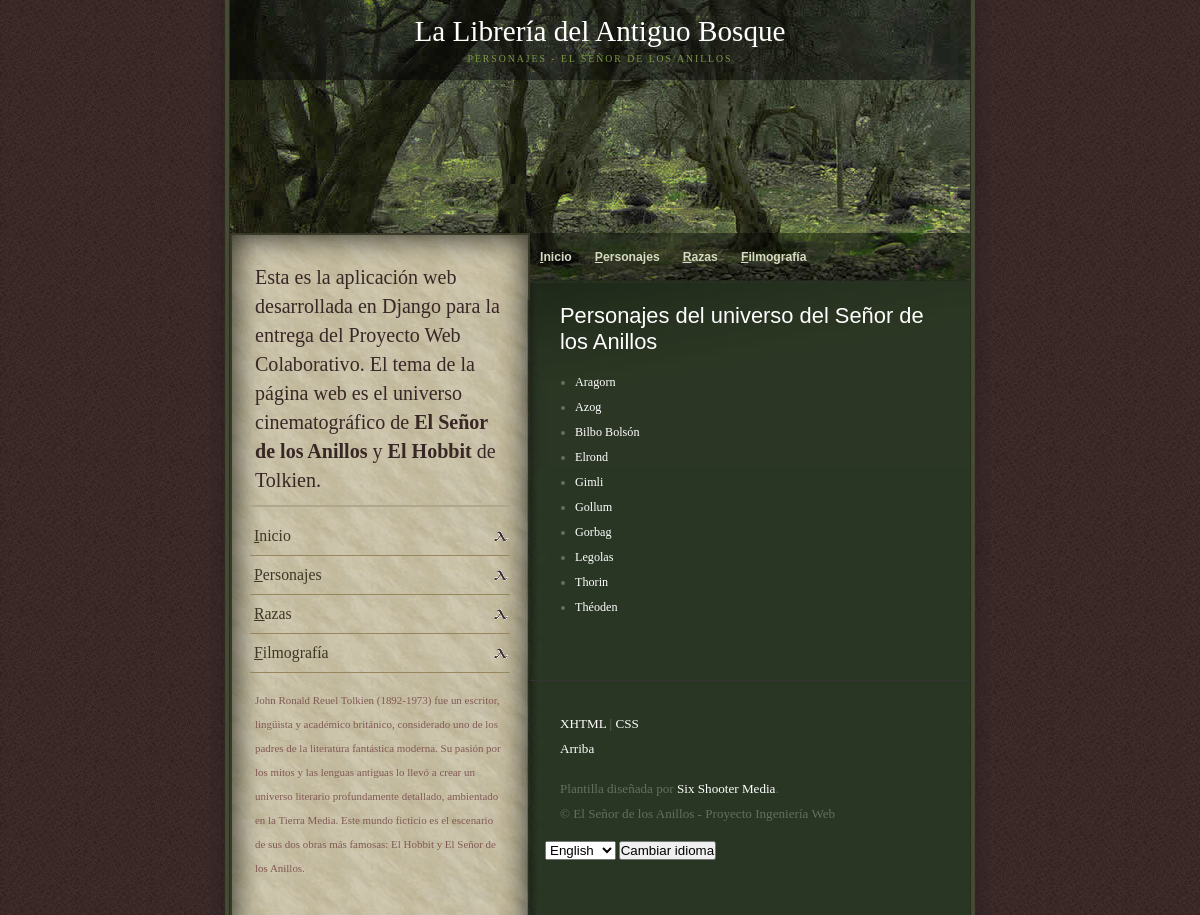
The app's page /es/personajes/, older data.
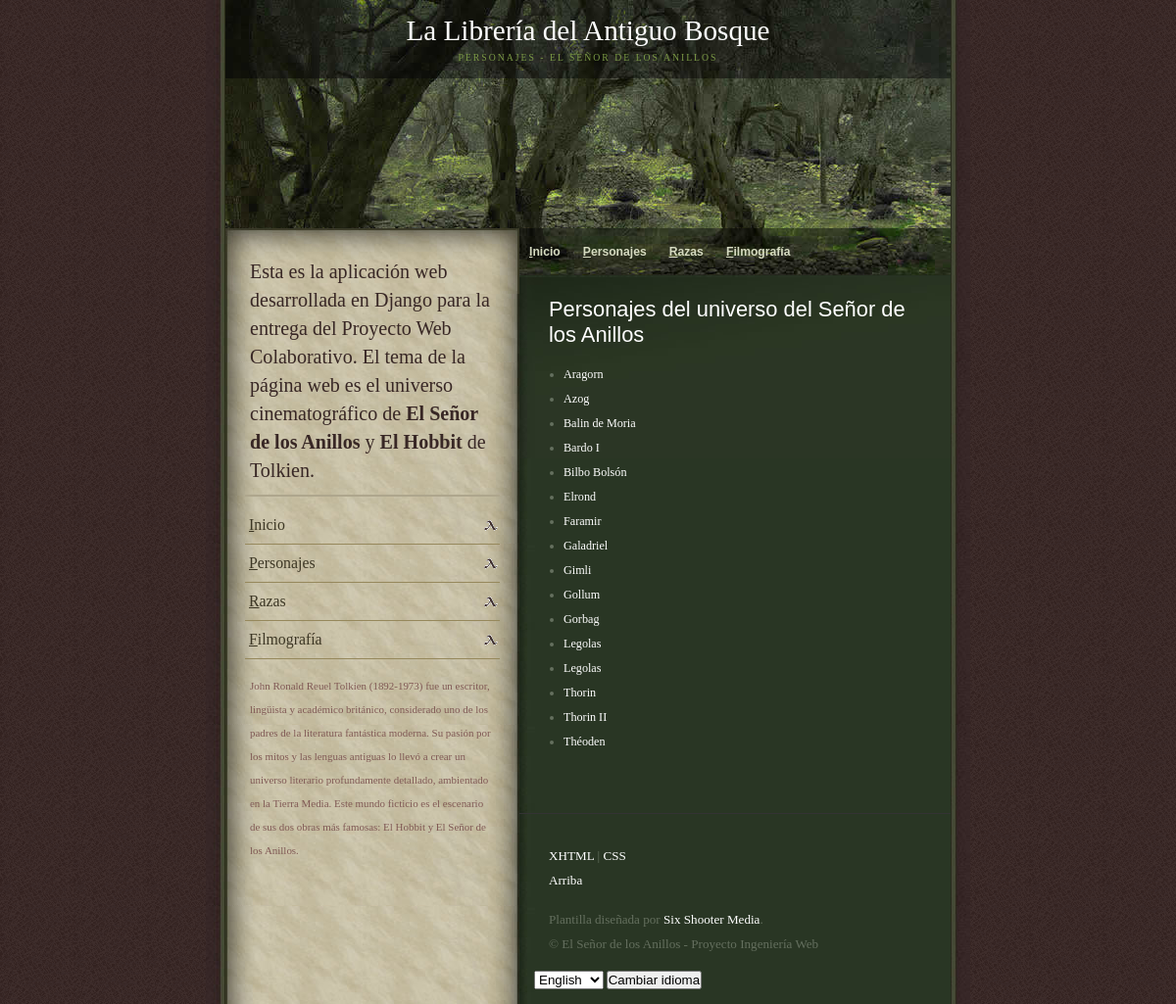
The same page, newer data.
### appIngenieriaWebProyectoColaborativo/models.py (models this page shows, shortened)
class Personaje(models.Model):
    raza = models.ForeignKey(Raza, on_delete=models.CASCADE)
    subRaza = models.ForeignKey(SubRaza, on_delete=models.CASCADE, null=True, blank=True)
    nombre = models.CharField(max_length=40)
    genero = models.CharField(max_length=50)
    estatura = models.FloatField(default=1.80)
    edadTierra = models.CharField(max_length=50)
    fecha_nacimiento = models.DateField()
    fecha_muerte = models.DateField(null=True, blank=True)
    peliculas = models.ManyToManyField(Pelicula)

### appIngenieriaWebProyectoColaborativo/views.py (the view)
# urls.py: path('personajes/', PersonajeListView.as_view(), name='personajes'),
class PersonajeListView(ListView):
    model = Personaje
    template_name = 'index_personajes.html'
    context_object_name = 'lista_personajes'
    queryset = Personaje.objects.order_by('nombre')

### appIngenieriaWebProyectoColaborativo/templates/index_personajes.html (shortened to what this page needs)
{% extends 'base.html' %}
{% load i18n %}
{% block header %}{% trans "Personajes - El Señor de los Anillos" %}{% endblock %}
{% block content %}
<h2><a href="#" id="titulo_content">{% trans "Personajes del universo del Señor de los Anillos" %}</a></h2>
{% if lista_personajes %}
    <ul>
    {% for personaje in lista_personajes %}
        <li>
            <a href="{% url 'personaje' personaje.id %}">{{ personaje.nombre }}</a>
        </li>
    {% endfor %}
    </ul>
{% else %}
    <p>{% trans "No existen personajes." %}</p>
{% endif %}
{% endblock %}

### appIngenieriaWebProyectoColaborativo/templates/base.html (shortened to what this page needs)
{% load i18n %}
<!DOCTYPE html PUBLIC "-//W3C//DTD XHTML 1.1//EN" "http://www.w3.org/TR/xhtml11/DTD/xhtml11.dtd">
<html xmlns="http://www.w3.org/1999/xhtml" xml:lang="en">
<head>
  {% load static %}
  <link rel="stylesheet" href="{% static 'css/styles.css' %}">
</head>
<body>
  <div id="container">
    <div id="wrapper">
      <div id="header">
        <h1><a href="#">{% trans "La Librería del Antiguo Bosque" %}</a></h1>
        <h2>{% block header %} {% trans "La Comunidad del Anillo" %} {% endblock %}</h2>
      </div>
      <div id="sidebar">
        <h2>
        </h2>
        <ul id="sidenav">
          <li><a href="{% url 'index' %}">{% trans "<em>I</em>nicio" %}</a></li>
          <li><a href="{% url 'personajes' %}">{% trans "<em>P</em>ersonajes" %}</a></li>
          <li><a href="{% url 'razas' %}">{% trans "<em>R</em>azas" %}</a></li>
          <li><a href="{% url 'peliculas' %}">{% trans "<em>F</em>ilmografía" %}</a></li>
        </ul>
        <p>
        </p>
      </div>
      <div id="content">
        <ul id="nav">
          <li><a href="{% url 'index' %}">{% trans "<em>I</em>nicio" %}</a></li>
          <li><a href="{% url 'personajes' %}">{% trans "<em>P</em>ersonajes" %}</a></li>
          <li><a href="{% url 'razas' %}">{% trans "<em>R</em>azas" %}</a></li>
          <li><a href="{% url 'peliculas' %}">{% trans "<em>F</em>ilmografía" %}</a></li>
        </ul>
        <div id="content_main">
          {% block content %}
          {% endblock %}
        </div>
        <div id="footer">
          <p class="validate">
            <a href="http://validator.w3.org/check?uri=referer">XHTML</a> |
            <a href="http://jigsaw.w3.org/css-validator/">CSS</a><br />
            <a href="#content">{% trans "Arriba" %}</a>
          </p>
          <p>
            {% trans "Plantilla diseñada por" %} <a href="http://www.sixshootermedia.com">Six Shooter Media</a>.<br />
            © {% trans "El Señor de los Anillos - Proyecto Ingeniería Web" %}
          </p>
          <form action="{% url 'set_language' %}" method="post">
            <select name="language">
                <option value="en">English</option>
            </select>
            <button type="submit">{% trans "Cambiar idioma" %}</button>
          </form>
        </div>
      </div>
    </div>
  </div>
</body>
</html>

### static/css/styles.css (style rules this page uses)
body { font:76% Georgia; color:#646F5E; background:url(../images/body_bg.gif) #342321; margin:0; }
* { margin:0; padding:0; }
#container { width:780px; background:url(../images/container.jpg) top repeat-y; margin:0 auto; }
#wrapper { width:740px; margin:0 auto; }
#header { height:233px; background:url(../images/header.jpg) no-repeat; }
#header h1 { text-align:center; padding:15px 0 0 0; color:#fff; font-size:240%; font-weight:normal; }
#header h1 a { color:#fff; text-decoration:none; }
#header h2 { color:#7C9B46; text-align:center; font:80% Verdana; letter-spacing:2px; text-transform:uppercase; padding:5px 0 0 0; }
#sidebar { width:260px; float:left; padding:20px; background:url(../images/sidebartop.jpg) no-repeat; }
#sidebar h2 { border-bottom:2px solid #AEA68D; color:#382725; font:165% Georgia; font-weight:normal; padding:10px 5px; line-height:29px; }
#sidebar #sidenav { margin:10px 0; }
#sidebar #sidenav li { list-style:none; padding:5px 2px; border-bottom:1px solid #96885C; }
#sidebar #sidenav li a { padding:5px 2px; display:block; font:130% Georgia; text-decoration:none; color:#3D3725; background:url(../images/sidenava.gif) right no-repeat; }
#sidebar p { font-size:90%; line-height:24px; color:#805955; margin:10px 0; padding:5px; }
#content { margin:0 0 0 300px; background:url(../images/content.jpg) top left no-repeat; }
#nav { padding:17px 0 0 0; margin:0; }
#nav li { list-style:none; display:inline; margin:0; }
#nav li a { padding:17px 10px; font:100% "Lucida Grande", "Lucida Sans Unicode", verdana, geneva, sans-serif; text-decoration:none; font-weight:bold; color:#D6DBC1; background:url(../images/a_hover.gif) top no-repeat; }
a em { font-style:normal; text-decoration:underline; }
#content_main { margin:18px 0 0 0; padding:5px 15px 15px 15px; background:url(../images/content_sub.jpg) top left no-repeat; }
a { color:#fff; text-decoration:none; }
#content_main h2,h3,p,blockquote { margin:15px; line-height:25px; font-size:120%; }
#content_main ul,ol { margin:15px 30px; line-height:25px; }
#content_main h2 { font:180% Arial; }
#footer { margin:30px 0 0 0; padding:15px; font-size:90%; border-top:1px solid #333; }
html, body { height: 100%; margin: 0; }
#container { display: flex; flex-direction: column; min-height: 100%; background: url(../images/container.jpg) top repeat-y; margin: 0 auto; }

Row changes from the older to the newer data that the page shows:
added Personaje: nombre "Balin de Moria"
added Personaje: nombre "Bardo I"
added Personaje: nombre "Faramir"
added Personaje: nombre "Galadriel"
added Personaje: nombre "Legolas"
added Personaje: nombre "Thorin II"
